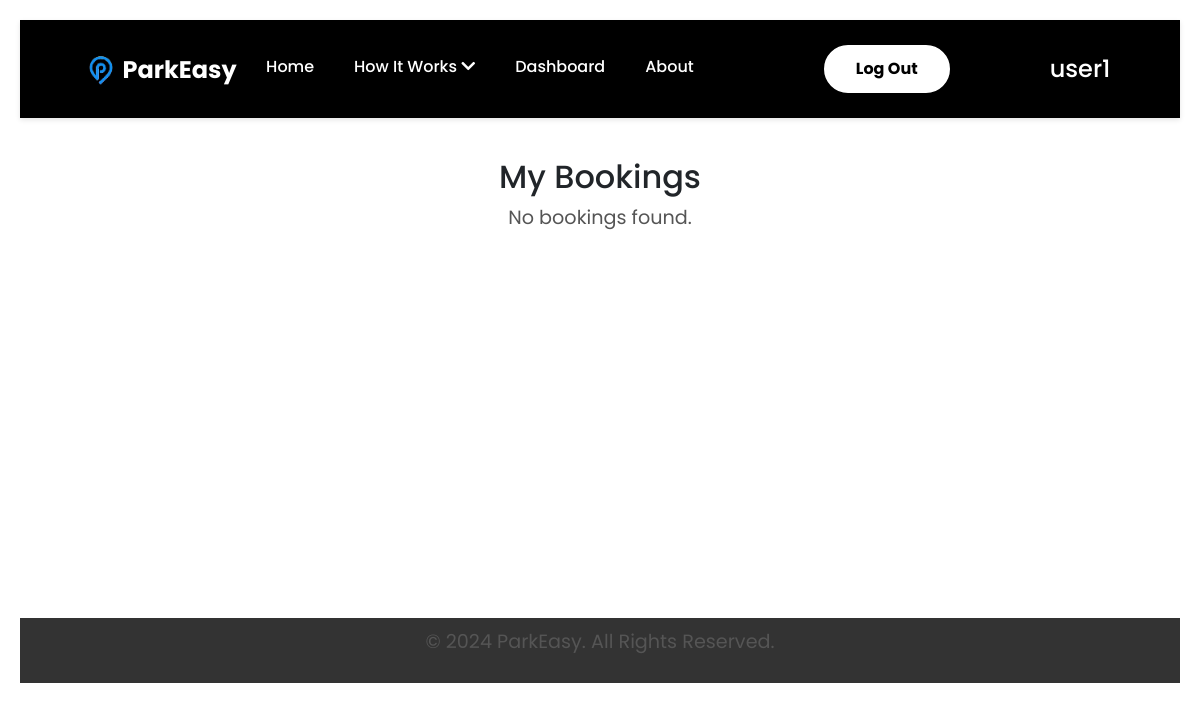
/parkeasy/my-bookings/ (signed in), run on an earlier commit of the app's database.
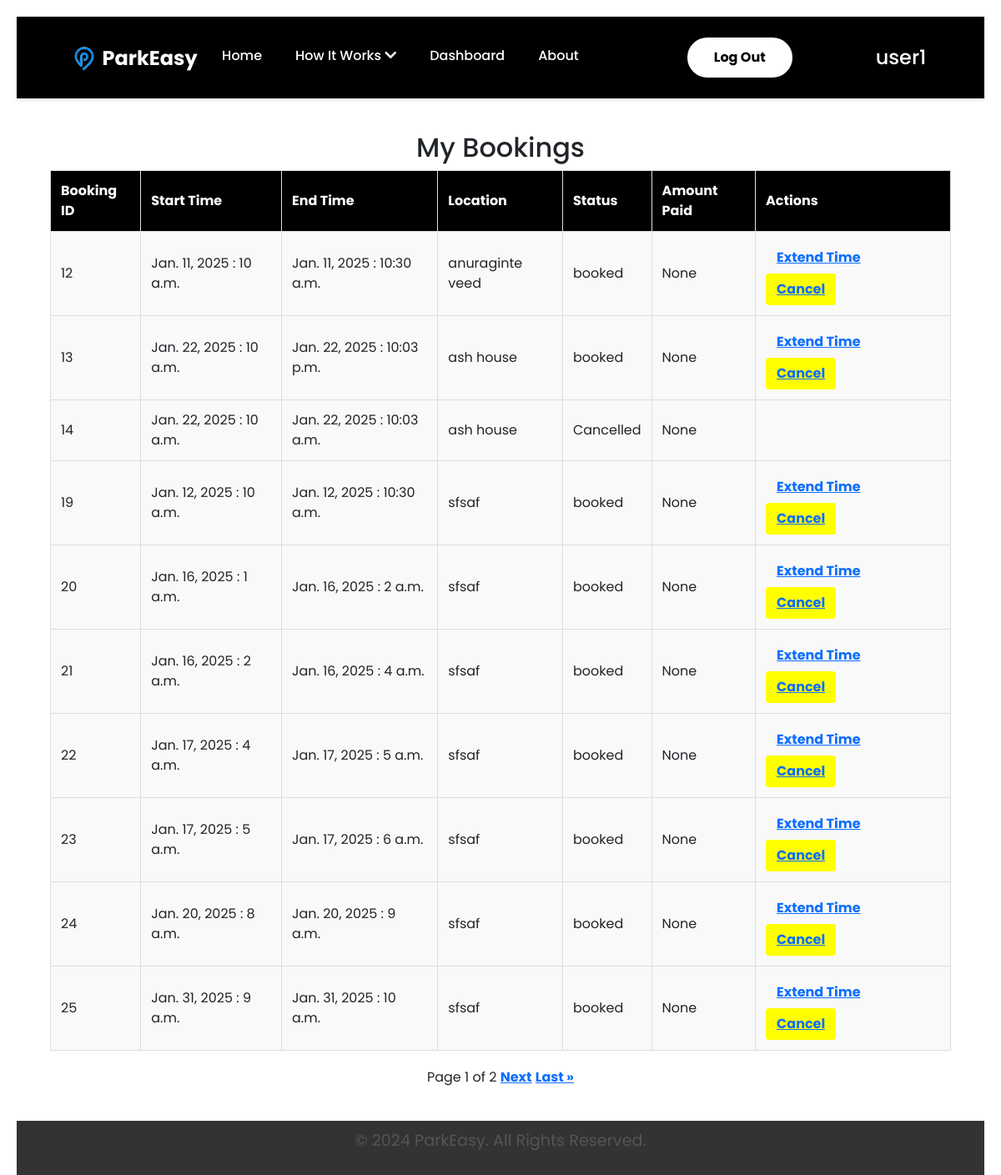
And on a later commit of the database.
### ParkEasyApp/models.py (models this page shows, shortened)
class Booking(models.Model):
    user = models.ForeignKey(ParkEasyUser, on_delete=models.CASCADE, related_name="bookings")
    parking_space = models.ForeignKey(ParkingSpace, on_delete=models.CASCADE)
    booking_time = models.DateTimeField(auto_now_add=True)  # Auto-set to the time of booking
    start_date = models.DateField(default=timezone.now)  # Dynamically use current date
    start_time = models.TimeField()
    end_date = models.DateField(default=timezone.now)  # Dynamically use current date
    end_time = models.TimeField()
    duration = models.DurationField()
    price_paid = models.DecimalField(max_digits=10, decimal_places=2, null=True, blank=True)
    payment_method = models.CharField(max_length=255, null=True, blank=True)
    status = models.CharField(
        max_length=20,
        choices=[('booked', 'Booked'), ('completed', 'Completed'), ('cancelled', 'Cancelled')],
        default='booked'
    )
    time_extension = models.DurationField(null=True, blank=True)  # Optional additional booking time
    grace_period = models.DurationField(null=True, blank=True)  # Grace period for delays
    class Meta:
        indexes = [
            models.Index(fields=['user', 'parking_space', 'status']),
        ]
        unique_together = ('parking_space', 'start_time', 'end_time'),

class ParkingSpace(models.Model):
    host = models.ForeignKey(ParkEasyUser, on_delete=models.CASCADE, related_name="parking_spaces")
    location = models.CharField(max_length=255)
    price_per_hour = models.DecimalField(max_digits=10, decimal_places=2)
    availability = models.BooleanField(default=True)  # Indicates if space is available for booking
    amenities = models.TextField(blank=True, null=True)  # Optional description of amenities
    rating = models.DecimalField(max_digits=3, decimal_places=2, default=0.0)  # Average rating by users
    created_at = models.DateTimeField(auto_now_add=True)
    latitude = models.FloatField(null=True, blank=True)  # Store latitude
    longitude = models.FloatField(null=True, blank=True)  # Store longitude
    class Meta:
        indexes = [
            models.Index(fields=['host', 'location']),
        ]

### ParkEasyApp/views.py (the view)
# urls.py: path('my-bookings/', views.my_bookings_view, name='my_bookings'),
@login_required
def my_bookings_view(request):
    bookings = Booking.objects.filter(user=request.user.parkeasyuser)
    paginator = Paginator(bookings, 10)
    page_number = request.GET.get('page')
    page_obj = paginator.get_page(page_number)
    return render(request, 'booking/my_bookings.html', {'page_obj': page_obj})

### templates/booking/my_bookings.html (shortened to what this page needs)
{% extends "base.html" %}
{% block content %}
    <h2>My Bookings</h2>
    {% if page_obj and page_obj.object_list %}
        <table class="bookings-table">
            <thead>
                <tr>
                    <th>Booking ID</th>
                    <th>Start Time</th>
                    <th>End Time</th>
                    <th>Location</th>
                    <th>Status</th>
                    <th>Amount Paid</th>
                    <th>Actions</th>
                </tr>
            </thead>
            <tbody>
                {% for booking in page_obj %}
                    <tr class="booking-row">
                        <td>{{ booking.id }}</td>
                        <td>{{ booking.start_date }} : {{ booking.start_time }}</td>
                        <td>{{ booking.end_date }} : {{ booking.end_time }}</td>
                        <td>{{ booking.parking_space.location }}</td>
                        <td class="{% if booking.status == 'cancelled' %}cancelled-status{% endif %}">
                            {% if booking.status != 'cancelled' %}
                                {{ booking.status }}
                            {% else %}
                                <span class="cancelled-text">Cancelled</span>
                            {% endif %}
                        </td>
                        <td>{{ booking.price_paid }}</td>
                        <td>
                            {% if booking.status != 'cancelled' %}
                                <button class="btn"><a href="">Extend Time</a></button>
                                <button class="btn" style="background-color: yellow;">
                                    <a href="{% url 'cancel_booking' booking.id %}">Cancel</a>
                                </button>
                            {% endif %}
                        </td>
                    </tr>
                {% endfor %}
            </tbody>
        </table>
        <div class="pagination-links">
            <span>Page {{ page_obj.number }} of {{ page_obj.paginator.num_pages }}</span>
            {% if page_obj.has_next %}
                <a href="?page={{ page_obj.next_page_number }}">Next</a>
                <a href="?page={{ page_obj.paginator.num_pages }}">Last &raquo;</a>
            {% endif %}
        </div>
    {% else %}
        <p>No bookings found.</p>
    {% endif %}
{% endblock %}

### templates/base.html (shortened to what this page needs)
<!DOCTYPE html>
<html lang="en">
{% load static %}
<head>
    <link rel="stylesheet" href="{% static 'css/home_style.css' %}">
    <link rel="stylesheet" href="{% static 'css/base_style.css' %}">
    <link rel="stylesheet" href="{% static 'css/login.css' %}">
    <link rel="stylesheet" href="{% static 'css/about.css' %}">
    <link rel="stylesheet" href="{% static 'css/add_parking_style.css' %}">
    <link rel="stylesheet" href="{% static 'css/parking_space_list.css' %}">
    <link rel="stylesheet" href="{% static 'css/parking_space_detail.css' %}">
    <link rel="stylesheet" href="{% static 'css/my_listed_parking_spaces.css' %}">
    <link rel="stylesheet" href="{% static 'css/help_support.css' %}">
    <link rel="stylesheet" href="{% static 'css/terms_conditions.css' %}">
    <link rel="stylesheet" href="{% static 'css/my_bookings.css' %}">
    <link rel="stylesheet" href="{% static 'css/create_booking.css' %}">
    <link href="https://cdnjs.cloudflare.com/ajax/libs/font-awesome/5.15.4/css/all.min.css" rel="stylesheet">
    <link href="https://cdn.jsdelivr.net/npm/bootstrap@5.3.3/dist/css/bootstrap.min.css" rel="stylesheet"
>
    <link rel="stylesheet" href="https://unpkg.com/leaflet@1.9.4/dist/leaflet.css" />
    <link href="https://cdn.jsdelivr.net/npm/bootstrap@5.1.0/dist/css/bootstrap.min.css" rel="stylesheet">
</head>
<body>
    <header>
        <div class="logo">
            <a href="{% url 'home' %}">
                <img src="{% static 'img/P1 logoo.png' %}" alt="Placeholder Logo">
                <span class="logo-text">ParkEasy</span>
            </a>
        </div>
        <nav>
            <ul class="menu">
                <li><a href="{% url 'home' %}">Home</a></li>
                <li class="dropdown">
                    <a href="#" id="how-it-works">How It Works <i class="fas fa-chevron-down"></i></a>
                </li>
                <li><a href="{% url 'dashboard' %}">Dashboard</a></li>
                <li><a href="{% url 'about' %}">About</a></li>
                <li>
                    {% if user.is_authenticated %}
                    <a href="{% url 'logout' %}" id="login_button">Log Out</a>
                    {% else %}
                    <a href="{% url 'login' %}" id="login_button">Log In</a>
                    <a href="{% url 'register' %}" id="signup_button">Sign Up</a>
                    {% endif %}
                </li>
                <li style="margin-left:100px ;">
                    <h4>{{ request.user.username }}</h4>
                </li>
            </ul>
        </nav>
    </header>
    <div class="wrapper" style=" min-height: 500px; ">
        <main>
            {% block content %}{% endblock %}
        </main>
    </div>
    <footer>
        <p>&copy; 2024 ParkEasy. All Rights Reserved.</p>
    </footer>
</body>
</html>

### static/css/home_style.css (style rules this page uses)
main { padding: 40px; font-family: 'Poppins', sans-serif; }
header { background-color: black; color: white; padding: 15px 50px; display: flex; justify-content: space-between; align-items: center; box-shadow: 0 2px 5px rgba(0, 0, 0, 0.1); position: sticky; top: 0; z-index: 10; }
header .logo { display: flex; align-items: center; }
header .logo img { height: 50px; max-width: 100%; display: block; float: left; }
header .logo-text { float: left; text-decoration: none; margin-left: -10px; margin-top: 8px; font-size: 24px; color: white; font-weight: bold; }
header nav { display: flex; align-items: center; flex-grow: 1; justify-content: center; margin-top: 10px; box-sizing: border-box; }
header nav ul { display: flex; list-style: none; margin: 0; padding: 0; }
header nav ul li { margin-left: 20px; position: relative; margin-top: 10px; }
header nav ul li:first-child { margin-left: 0; }
header nav ul li a { color: white; text-decoration: none; font-weight: 500; padding: 5px 10px; border-radius: 4px; transition: background-color 0.3s, color 0.3s; }
header nav ul li.dropdown .fas { display: inline-block; transition: transform 0.3s ease; }
#login_button { background-color: white; color: #000; padding: 10px 30px; border-radius: 50px; font-weight: bold; border: 2px solid #fff; display: inline-flex; justify-content: center; align-items: center; cursor: pointer; margin-left: 100px; margin-top: -10px; }
footer { background-color: black; color: white; text-align: center; padding: 10px; margin-top: 40px; }

### static/css/base_style.css (style rules this page uses)
* { font-family: 'Poppins', sans-serif; margin: 0; padding: 0; box-sizing: border-box; }
body { font-family: 'Poppins', sans-serif; margin: 0; padding: 0; overflow-x: hidden; line-height: 1.6; display: flex; flex-direction: column; min-height: 400px; }
.wrapper { flex: 1; display: flex; flex-direction: column; }
header { width: 100%; background-color: black; color: white; padding: 15px 50px; display: flex; justify-content: space-between; align-items: center; box-shadow: 0 2px 5px rgba(0, 0, 0, 0.1); position: sticky; top: 0; z-index: 10; }
header .logo { display: flex; align-items: center; }
header .logo img { height: 50px; max-width: 100%; display: block; float: left; }
header .logo-text { float: left; text-decoration: none; margin-left: -10px; margin-top: 8px; font-size: 24px; color: white; font-weight: bold; }
header nav { display: flex; align-items: center; flex-grow: 1; justify-content: center; margin-top: 10px; box-sizing: border-box; }
header nav ul { display: flex; list-style: none; margin: 0; padding: 0; }
header nav ul li { margin-left: 20px; position: relative; margin-top: 10px; }
header nav ul li:first-child { margin-left: 0; }
header nav ul li a { color: white; text-decoration: none; font-weight: 500; padding: 5px 10px; border-radius: 4px; transition: background-color 0.3s, color 0.3s; }
header nav ul li.dropdown .fas { display: inline-block; transition: transform 0.3s ease; }
#login_button { background-color: white; color: #000; padding: 10px 30px; border-radius: 50px; font-weight: bold; border: 2px solid #fff; display: inline-flex; justify-content: center; align-items: center; cursor: pointer; margin-left: 100px; margin-top: -10px; }
footer { background-color: #333; color: rgba(255, 255, 255, 0.826); text-align: center; padding: 10px; margin-top: auto; width: 100%; }

### static/css/add_parking_style.css (style rules this page uses)
* { margin: 0; padding: 0; box-sizing: border-box; }
body { font-family: 'Poppins', sans-serif; background-color: #f4f4f4; justify-content: center; align-items: center; height: 100vh; margin: 0; }
h2 { color: black; font-size: 28px; margin-bottom: 20px; text-align: center; }

### static/css/parking_space_list.css (style rules this page uses)
* { margin: 0; padding: 0; box-sizing: border-box; }
body { font-family: 'Poppins', sans-serif; line-height: 1.6; background-color: #f4f4f4; padding: 20px; display: flex; flex-direction: column; min-height: 100vh; }

### static/css/parking_space_detail.css (style rules this page uses)
* { margin: 0; padding: 0; box-sizing: border-box; }
body { font-family: 'Poppins', sans-serif; line-height: 1.6; background-color: #f4f4f4; display: flex; flex-direction: column; min-height: 100vh; }
h2 { text-align: center; font-size: 2rem; color: #333; margin-bottom: 20px; }
p { font-size: 1.1rem; margin-bottom: 10px; color: #555; }
.btn { display: inline-block; padding: 10px 20px; font-size: 1rem; border-radius: 4px; text-decoration: none; text-align: center; margin-right: 10px; cursor: pointer; transition: background-color 0.3s ease; }

### static/css/terms_conditions.css (style rules this page uses)
ul { list-style-type: disc; margin-left: 20px; }
ul li { margin-bottom: 10px; }

What changed in the data, as far as the page shows it:
added Booking: id "12", start_date "Jan. 11, 2025", start_time "10 a.m.", end_date "Jan. 11, 2025", end_time "10:30 a.m.", parking_space.location "anuraginte veed", status "booked", price_paid "None", shows "Extend Time"
added Booking: id "13", start_date "Jan. 22, 2025", start_time "10 a.m.", end_date "Jan. 22, 2025", end_time "10:03 p.m.", parking_space.location "ash house", status "booked", price_paid "None", shows "Extend Time"
added Booking: id "14", start_date "Jan. 22, 2025", start_time "10 a.m.", end_date "Jan. 22, 2025", end_time "10:03 a.m.", parking_space.location "ash house", status "Cancelled", price_paid "None"
added Booking: id "19", start_date "Jan. 12, 2025", start_time "10 a.m.", end_date "Jan. 12, 2025", end_time "10:30 a.m.", parking_space.location "sfsaf", status "booked", price_paid "None", shows "Extend Time"
added Booking: id "20", start_date "Jan. 16, 2025", start_time "1 a.m.", end_date "Jan. 16, 2025", end_time "2 a.m.", parking_space.location "sfsaf", status "booked", price_paid "None", shows "Extend Time"
added Booking: id "21", start_date "Jan. 16, 2025", start_time "2 a.m.", end_date "Jan. 16, 2025", end_time "4 a.m.", parking_space.location "sfsaf", status "booked", price_paid "None", shows "Extend Time"
added Booking: id "22", start_date "Jan. 17, 2025", start_time "4 a.m.", end_date "Jan. 17, 2025", end_time "5 a.m.", parking_space.location "sfsaf", status "booked", price_paid "None", shows "Extend Time"
added Booking: id "23", start_date "Jan. 17, 2025", start_time "5 a.m.", end_date "Jan. 17, 2025", end_time "6 a.m.", parking_space.location "sfsaf", status "booked", price_paid "None", shows "Extend Time"
added Booking: id "24", start_date "Jan. 20, 2025", start_time "8 a.m.", end_date "Jan. 20, 2025", end_time "9 a.m.", parking_space.location "sfsaf", status "booked", price_paid "None", shows "Extend Time"
added Booking: id "25", start_date "Jan. 31, 2025", start_time "9 a.m.", end_date "Jan. 31, 2025", end_time "10 a.m.", parking_space.location "sfsaf", status "booked", price_paid "None", shows "Extend Time"
Also different on the page:
{{ page_obj.number }}: (not shown) → "1"
{{ page_obj.paginator.num_pages }}: (not shown) → "2"
text no longer shown: "No bookings found."
text now shown: "Booking ID Start Time End Time Location Status Amount Paid Actions Page of Next Last »"
